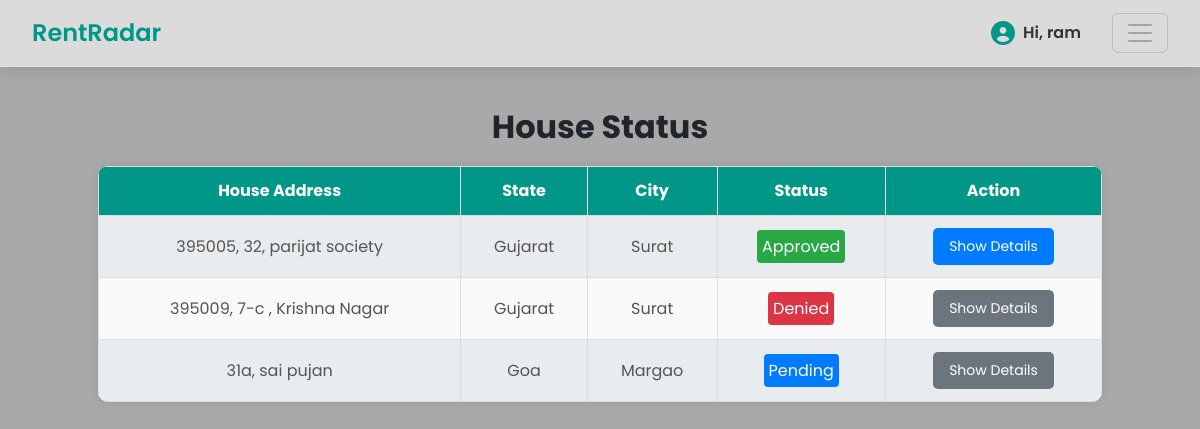
The page /status.php (signed in) on the database its author committed.
### tables this page shows
CREATE TABLE `tbl_con` (
  `contact_id` int(11) NOT NULL,
  `user_id` int(10) NOT NULL,
  `owner_id` int(10) NOT NULL,
  `house_id` int(10) NOT NULL,
  `status` int(10) NOT NULL
);

CREATE TABLE `tbl_house` (
  `house_id` int(11) NOT NULL,
  `house_num` varchar(15) NOT NULL,
  `soc_name` varchar(20) NOT NULL,
  `landmark` varchar(30) NOT NULL,
  `state` varchar(20) NOT NULL,
  `city` varchar(20) NOT NULL,
  `pincode` int(6) NOT NULL,
  `members` int(10) NOT NULL,
  `furnishing` varchar(15) NOT NULL,
  `rent` int(20) NOT NULL,
  `num_bed` int(10) NOT NULL,
  `num_bath` int(10) NOT NULL,
  `description` varchar(50) NOT NULL,
  `img` varchar(10000) NOT NULL,
  `owner_id` int(20) NOT NULL
);

### status.php (the view, shortened to what this page needs)
<?php
include("connect.php");
?>
<!DOCTYPE html>
<html lang="en">
<head>
</head>
<body id="b">
    <?php include("navbar.php"); ?>
    <div class="container">
        <h2 style=" font-weight: bold;">House Status</h2>
        <table class="status-table">
            <thead>
                <tr>
                    <th>House Address</th>
                    <th>State</th>
                    <th>City</th>
                    <th>Status</th>
                    <th>Action</th>
                </tr>
            </thead>
            <tbody>
                <?php
                $user_id = $_SESSION['users_id'];
                $query = "SELECT
                            tbl_house.house_num,
                            tbl_house.soc_name,
                            tbl_house.state,
                            tbl_house.city,
                            tbl_con.contact_id,
                            tbl_con.status,
                            tbl_con.owner_id
                          FROM tbl_con
                          JOIN tbl_house ON tbl_con.house_id = tbl_house.house_id
                          WHERE tbl_con.user_id = '$user_id'";
                $result = mysqli_query($connect, $query);
                while ($row = mysqli_fetch_assoc($result)) {
                    $houseAddress = $row['house_num'] . ", " . $row['soc_name'];
                    $statusText = ($row['status'] == 1) ? "Approved" : (($row['status'] == 2) ? "Denied" : "Pending");
                    $isApproved = ($row['status'] == 1);
                    $statusClass = $row['status'] == 1 ? "status-approved" : ($row['status'] == 2 ? "status-denied" : "status-pending");
                    echo "<tr>
                            <td>{$houseAddress}</td>
                            <td>{$row['state']}</td>
                            <td>{$row['city']}</td>
                            <td><span class='{$statusClass}'>{$statusText}</span></td>
                            <td>
                                <button class='details-btn' " . ($isApproved ? "" : "disabled") . " onclick='showModal({$row['owner_id']})'>Show Details</button>
                            </td>
                          </tr>";
                }
                ?>
            </tbody>
        </table>
    </div>
</body>
</html>

### status.php (style rules this page uses)
body { font-family: Arial, sans-serif; background-color: #f4f4f4; padding-top: 9%; }
h2 { color: #333; text-align: center; }
.status-table { width: 90%; margin: 20px auto; border-radius: 10px; overflow: hidden; box-shadow: 0px 0px 10px rgba(0, 0, 0, 0.1); border-collapse: collapse; }
.status-table th, .status-table td { padding: 12px; text-align: center; border: 1px solid #ddd; color: #555; }
.status-table th { background-color: #009688; color: #fff; }
.status-table tr:nth-child(even) { background-color: #f9f9f9; }
.status-table tr:nth-child(odd) { background-color: #e9ecef; }
.details-btn { padding: 8px 16px; background-color: #007bff; color: white; border: none; border-radius: 5px; cursor: pointer; font-size: 14px; transition: background-color 0.3s; }
.details-btn:disabled { background-color: #6c757d; cursor: not-allowed; }
.status-approved { background-color: #28a745; color: white; padding: 5px; border-radius: 4px; }
.status-denied { background-color: #dc3545; color: white; padding: 5px; border-radius: 4px; }
.status-pending { background-color: #007bff; color: white; padding: 5px; border-radius: 4px; }
#b { background-color: darkgray; }

### navbar.php (style rules this page uses)
body, .navbar, .offcanvas-header, .offcanvas-body { font-family: 'Poppins', sans-serif; }

### rows shown on the page
tbl_con: house.soc_name "395005, 32, parijat society", house.state "Gujarat", house.city "Surat", status "Approved"
tbl_con: house.soc_name "395009, 7-c , Krishna Nagar", house.state "Gujarat", house.city "Surat", status "Denied"
tbl_con: house.soc_name "31a, sai pujan", house.state "Goa", house.city "Margao", status "Pending"

### other values the page prints
$_SESSION['user_name'] "ram"
